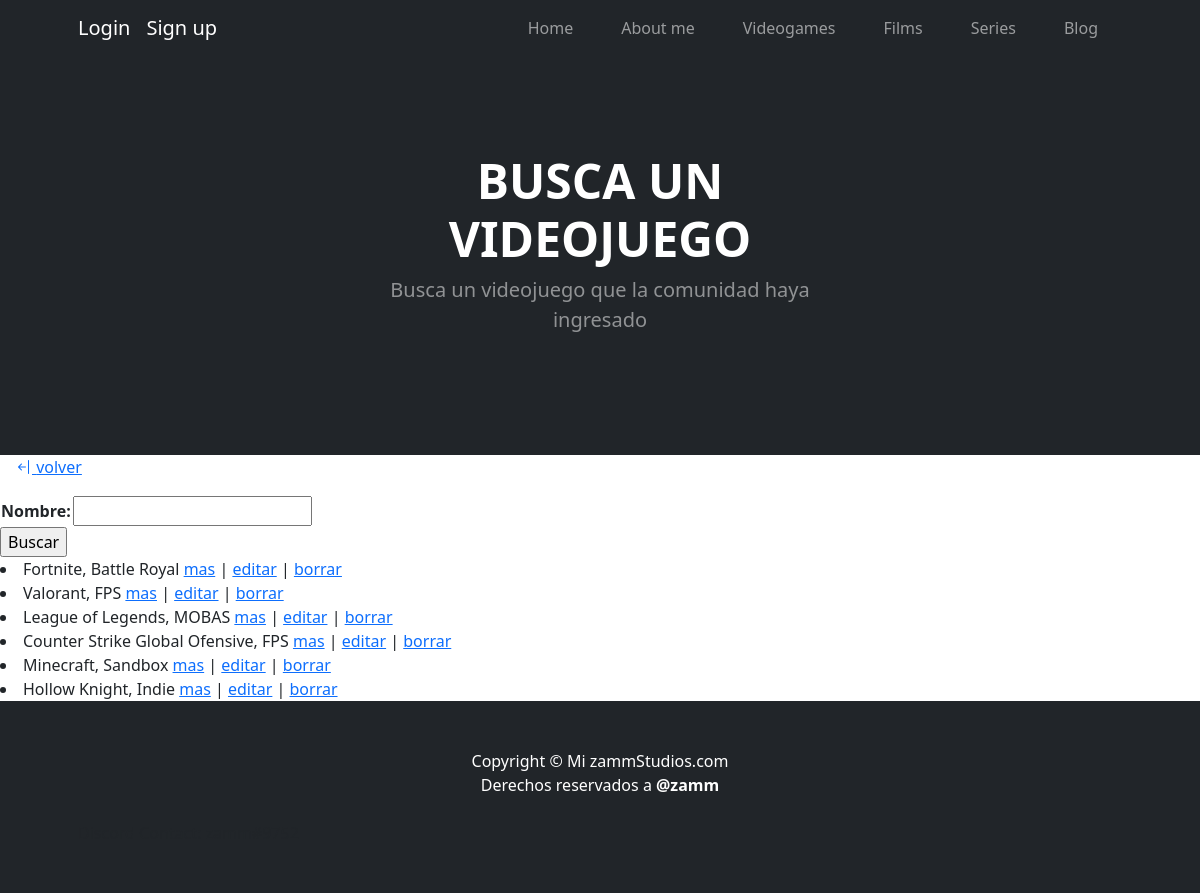
/entretenimiento/videojuegos/lista, run on an earlier commit of the app's database.
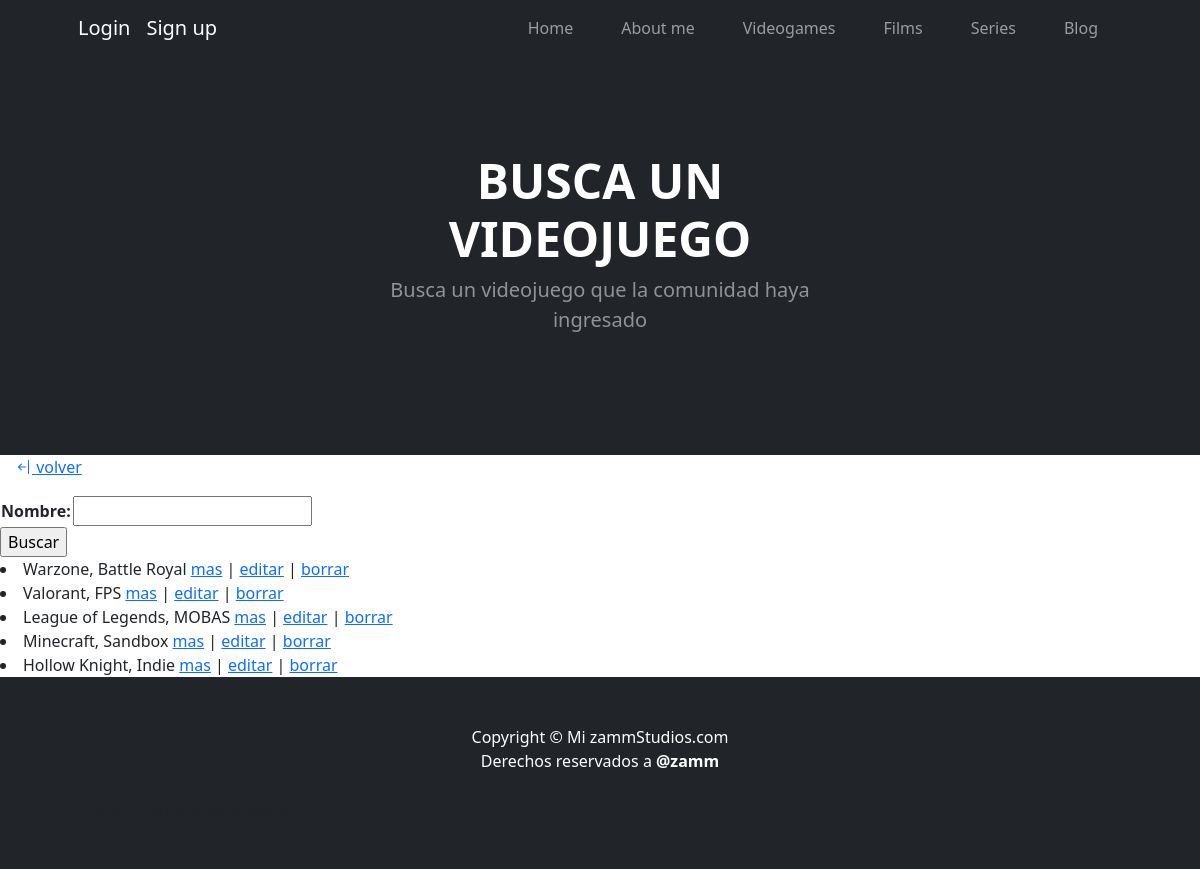
And on a later commit of the database.
### entretenimiento/models.py (models this page shows)
class VideoJuegos(models.Model):
    nombre = models.CharField(max_length=40)
    genero = models.CharField(max_length=20)
    divertido = models.BooleanField()
    contenido = RichTextField(blank=True, null=True)
    def __str__(self):
        return f'{self.nombre}'

### entretenimiento/views.py (the view)
# urls.py: path('videojuegos/lista', views.lista_videojuegos, name='lista_videojuegos'),
def lista_videojuegos(request):
    nombre_a_buscar = request.GET.get('nombre', None)
    if nombre_a_buscar is not None:
        videojuegos = VideoJuegos.objects.filter(nombre__icontains = nombre_a_buscar)
    else:
        videojuegos = VideoJuegos.objects.all()
    form = VideoJuegosBusqueda()
    return render(request, 'entretenimiento/lista_videojuegos.html', {'form': form, 'videojuegos': videojuegos})

### entretenimiento/forms.py
class VideoJuegosBusqueda(forms.Form):
    nombre = forms.CharField(max_length=40)

### entretenimiento/templates/entretenimiento/lista_videojuegos.html (shortened to what this page needs)
{% extends 'index/index.html' %}
{% block header_block %}
        <header class="bg-dark py-5">
            <div class="container px-5">
                <div class="row gx-5 justify-content-center">
                    <div class="col-lg-6">
                        <div class="text-center my-5">
                            {% block header_text_block %}
                                <h1 class="display-5 fw-bolder text-white mb-2">BUSCA UN VIDEOJUEGO</h1>
                            {% endblock header_text_block %}
                            <p class="lead text-white-50 mb-4">Busca un videojuego que la comunidad haya ingresado</p>
                        </div>
                    </div>
                </div>
            </div>
        </header>
{% endblock header_block %}
{% block body_block %}
    <p>
        <a href={% url 'videojuego' %} style='padding: 1rem;'><i class="bi bi-arrow-bar-left"></i> volver</a>
    </p>
    <form action={% url 'lista_videojuegos' %} method='get'>
        <table>
            {{form.as_table}}
        </table>
        <input type="submit" value='Buscar'>
    </form>
    {% for videojuego in videojuegos %}
        <li>
            {{videojuego}}, {{videojuego.genero}}
            <a href={% url 'detalle_videojuego' videojuego.id %}>mas</a> |
            <a href={% url 'editar_videojuego' videojuego.id %}>editar</a> |
            <a href={% url 'borrar_videojuego' videojuego.id %}>borrar</a>
        </li>
    {% endfor %}
{% endblock body_block %}

What changed in the data, as far as the page shows it:
removed VideoJuegos: nombre "Counter Strike Global Ofensive", genero "FPS"
changed VideoJuegos "Battle Royal": nombre "Fortnite" → "Warzone"
